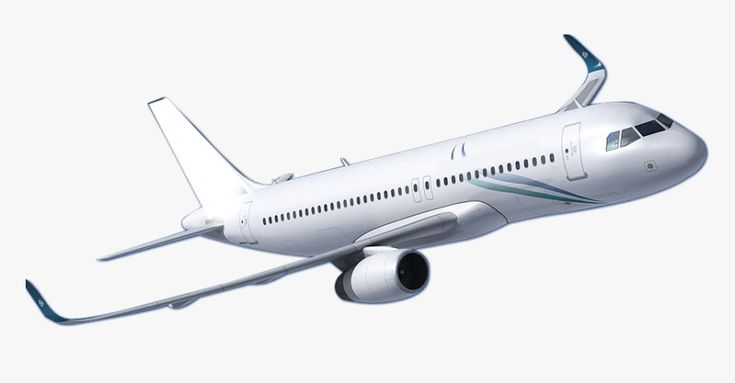
#> input picture picture.jpg, 735 x 383 px
$ jupyter execute --allow-errors 'Explainable_Neural_Network_(XNN)_for_Image_Classification_with_Local_Explanations.ipynb'   (shell and % lines are left out)
#> lines starting #> are read from the running program, lines starting #| are printed output that depends on the picture
[cell 1]
import tensorflow as tf
from tensorflow.keras import layers, models
from tensorflow.keras.datasets import cifar10
from lime import lime_image
from skimage.segmentation import slic
import shap
import numpy as np
import matplotlib.pyplot as plt
import cv2
from PIL import Image

[cell 2]
# Define the CNN model with attention
def create_model(input_shape, num_classes):
    inputs = layers.Input(shape=input_shape)
    x = layers.Conv2D(32, (3, 3), activation='relu', padding='same')(inputs)
    x = layers.MaxPooling2D((2, 2))(x)
    x = layers.Conv2D(64, (3, 3), activation='relu', padding='same')(x)
    x = layers.MaxPooling2D((2, 2))(x)
    x = layers.Conv2D(128, (3, 3), activation='relu', padding='same')(x)
    x = layers.MaxPooling2D((2, 2))(x)
    attention = layers.Conv2D(1, (1, 1), activation='sigmoid')(x)
    x = layers.Multiply()([x, attention])
    x = layers.GlobalAveragePooling2D()(x)
    x = layers.Dense(128, activation='relu')(x)
    outputs = layers.Dense(num_classes, activation='softmax')(x)
    model = models.Model(inputs, outputs)
    model.compile(optimizer='adam', loss='sparse_categorical_crossentropy', metrics=['accuracy'])
    return model

#> (a cell that did not finish here is left out)

#> (a cell that did not finish here is left out)

[cell 5]
def preprocess_image(image_path, target_size):
#> called with image_path = 'picture.jpg', target_size = (32, 32)
    img = Image.open(image_path).convert('RGB')
#> img is the input picture: PIL image 735x383 RGB; mean R, G, B 232.5, 233.7, 235.9
    img = img.resize(target_size)
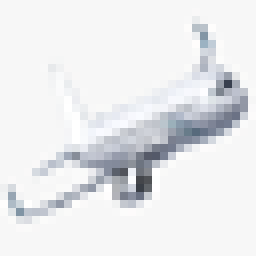
#> img: PIL image 32x32 RGB (shown 8 times larger); mean R, G, B 232.5, 233.7, 235.9
    img_array = np.array(img) / 255.0
    return img_array

[cell 6]
# [15 lines left out: function grad_cam, not called in this run]

[cell 7]
# [10 lines left out: function display_grad_cam, not called in this run]

[cell 8]
# Rule-based explanation function
# [14 lines left out: function generate_explanation, not called in this run]

[cell 9]
# Local explanation with LIME
# [6 lines left out: function explain_with_lime, not called in this run]

[cell 10]
# [17 lines left out: function visualize_lime_explanation, not called in this run]

[cell 11]
# Local explanation with SHAP
# [4 lines left out: function explain_with_shap, not called in this run]

[cell 12]
def visualize_shap_explanation(shap_values, img):
    shap.image_plot(shap_values, [img])

[cell 13]
# [4 lines left out: function extract_color_features, not called in this run]

[cell 14]
# [4 lines left out: function advanced_rule_based_integration, not called in this run]

[cell 15]
# Example usage with picture.jpg
image_path = 'picture.jpg'
img = preprocess_image(image_path, target_size=(32, 32))
class_names = ['airplane', 'automobile', 'bird', 'cat', 'deer', 'dog', 'frog', 'horse', 'ship', 'truck']

[cell 16]
# [5 lines left out: function grad_cam, not called in this run]

[cell 17]
# [12 lines left out: function display_grad_cam, not called in this run]

[cell 18]
# [9 lines left out: function grad_cam, not called in this run]

#> (a cell that did not finish here is left out)

#> (a cell that did not finish here is left out)

[cell 21]
# [4 lines left out: function explain_with_shap, not called in this run]

def visualize_shap_explanation(shap_values, img):
    shap.image_plot(shap_values, np.expand_dims(img, axis=0))

#> (a cell that did not finish here is left out)

[cell 23]
def extract_color_features(img):
    if img.dtype != np.uint8:
        img = (img * 255).astype(np.uint8)

    # Calculate histogram for each color channel separately
    hist_b = cv2.calcHist([img], [0], None, [8], [0, 256])
#> hist_b = [0, 2, 7, 24, 35, 48, 66, 842]
    hist_g = cv2.calcHist([img], [1], None, [8], [0, 256])
#> hist_g = [0, 2, 5, 18, 37, 37, 77, 848]
    hist_r = cv2.calcHist([img], [2], None, [8], [0, 256])
#> hist_r = [0, 0, 5, 6, 33, 41, 78, 861]

    # Concatenate histograms and normalize
    hist = np.concatenate((hist_b, hist_g, hist_r)).flatten()
#> hist = 24 values, max 861 at index 23, min 0 at index 0, mean 128
    hist = cv2.normalize(hist, hist).flatten()
#> hist = 24 values, max 0.581 at index 23, min 0 at index 0, mean 0.0864
    return hist

[cell 24]
img_features = extract_color_features(img)
#> img_features has the same summary as hist in extract_color_features
#> (the rest of this cell did not finish here and is left out)
